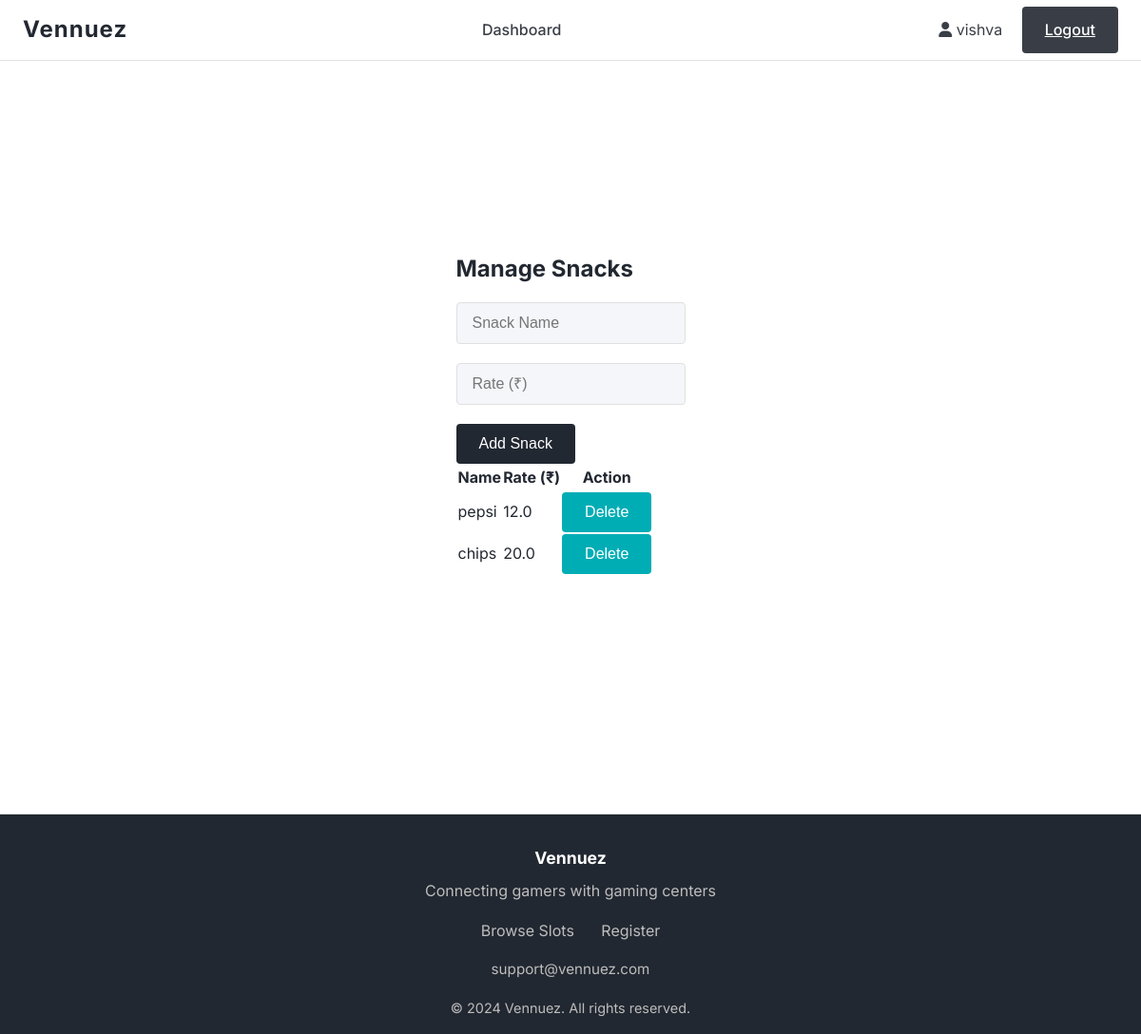
Page /owner/snacks (signed in) on the earlier database version.
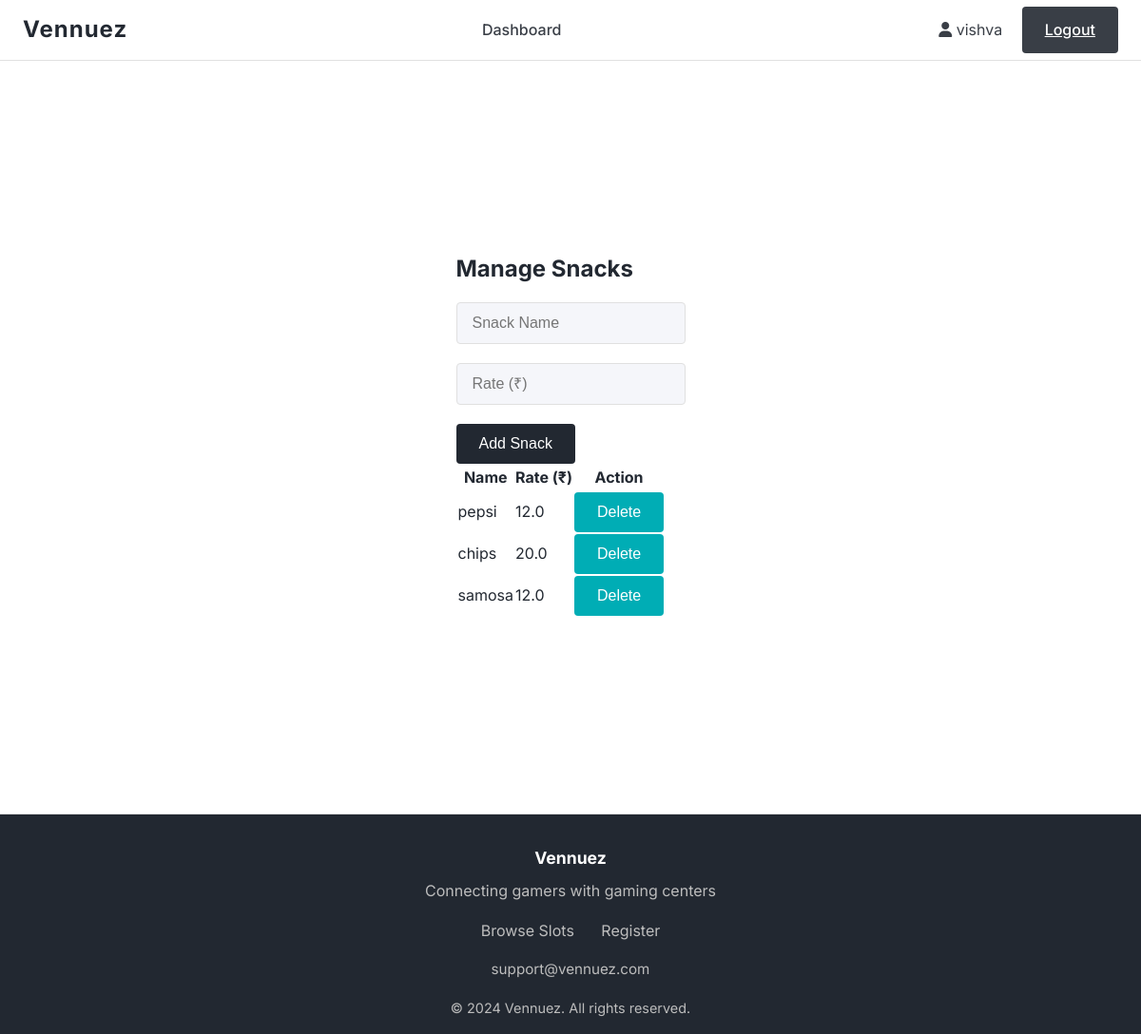
Same page on the later database version.
### models.py (models this page shows, shortened)
class Snack(db.Model):
    __tablename__ = 'snacks'
    id = db.Column(db.Integer, primary_key=True)
    owner_id = db.Column(db.Integer, db.ForeignKey('owners.id'), nullable=False)
    name = db.Column(db.String(100), nullable=False)
    rate = db.Column(db.Float, nullable=False)

### routes.py (the view, shortened to what this page needs)
@app.route('/owner/snacks', methods=['GET', 'POST'])
def manage_snacks():
    if 'user_id' not in session or session.get('user_type') != 'owner':
        flash('Please login as owner', 'error')
        return redirect(url_for('login'))
    owner_id = session['user_id']
    snacks = Snack.query.filter_by(owner_id=owner_id).all()
    return render_template('manage_snacks.html', snacks=snacks)

### templates/manage_snacks.html (shortened to what this page needs)
{% extends "base.html" %}
{% block content %}
<div class="container mt-4">
    <h2>Manage Snacks</h2>
    <form method="POST" class="row g-3 mb-4">
        <div class="col-md-5">
            <input type="text" name="name" class="form-control" placeholder="Snack Name" required>
        </div>
        <div class="col-md-5">
            <input type="number" name="rate" class="form-control" placeholder="Rate (₹)" step="0.01" min="0" required>
        </div>
        <div class="col-md-2">
            <button type="submit" class="btn btn-primary w-100">Add Snack</button>
        </div>
    </form>
    <table class="table table-bordered">
        <thead>
            <tr>
                <th>Name</th>
                <th>Rate (₹)</th>
                <th>Action</th>
            </tr>
        </thead>
        <tbody>
            {% for snack in snacks %}
            <tr>
                <td>{{ snack.name }}</td>
                <td>{{ snack.rate }}</td>
                <td>
                    <form method="POST" action="{{ url_for('delete_snack', snack_id=snack.id) }}" style="display:inline;">
                        <button type="submit" class="btn btn-danger btn-sm" onclick="return confirm('Delete this snack?');">Delete</button>
                    </form>
                </td>
            </tr>
            {% endfor %}
        </tbody>
    </table>
</div>
{% endblock %}

### templates/base.html (shortened to what this page needs)
<!DOCTYPE html>
<html lang="en">
<head>
    <link rel="stylesheet" href="{{ url_for('static', filename='css/main.css') }}">
    <link rel="stylesheet" href="https://cdnjs.cloudflare.com/ajax/libs/font-awesome/6.4.0/css/all.min.css">
</head>
<body>
    <header class="header">
        <div class="header-content">
            <a href="{{ url_for('index') }}" class="logo">
                Vennuez
            </a>
            <nav class="nav-links">
                {% if session.username and session.user_type == 'owner' %}
                    <a href="{{ url_for('dashboard') }}" class="{% if request.endpoint == 'dashboard' %}active{% endif %}">Dashboard</a>
                {% endif %}
            </nav>
            <div class="user-info">
                {% if session.username %}
                    <i class="fas fa-user"></i> {{ session.username }}
                    <a href="{{ url_for('logout') }}" class="btn btn-secondary" style="margin-left:1rem;">Logout</a>
                {% endif %}
            </div>
        </div>
    </header>
    <main class="main-content">
        <div class="container">
            {% block content %}{% endblock %}
        </div>
    </main>
    <footer class="footer">
        <div>
            <div style="font-weight:700; font-size:1.1rem;">Vennuez</div>
            <div style="margin:0.5rem 0; color:#bdbdbd;">Connecting gamers with gaming centers</div>
            <div style="margin:1rem 0;">
                <a href="{{ url_for('available_slots') }}" style="color:#bdbdbd; margin-right:1.5rem; text-decoration:none;">Browse Slots</a>
                <a href="{{ url_for('register') }}" style="color:#bdbdbd; text-decoration:none;">Register</a>
            </div>
            <div style="color:#bdbdbd; font-size:0.95rem;">support@vennuez.com</div>
            <div style="margin-top:1rem; color:#bdbdbd; font-size:0.9rem;">&copy; 2024 Vennuez. All rights reserved.</div>
        </div>
    </footer>
</body>
</html>

### static/css/main.css (style rules this page uses)
:root { --primary: #222831; --secondary: #393e46; --accent: #00adb5; --background: #fff; --text: #222831; --muted: #f5f6fa; --border: #e0e0e0; --success: #00b894; --danger: #e17055; }
* { margin: 0; padding: 0; box-sizing: border-box; }
html, body { height: 100%; overflow-x: hidden; }
body { font-family: 'Inter', Arial, sans-serif; background: var(--background); color: var(--text); min-height: 100vh; line-height: 1.6; }
.header { background: var(--background); border-bottom: 1px solid var(--border); position: fixed; top: 0; left: 0; right: 0; z-index: 1000; height: 64px; display: flex; align-items: center; }
.header-content { max-width: 1200px; width: 100%; margin: 0 auto; padding: 0 1.5rem; display: flex; align-items: center; justify-content: space-between; }
.logo { font-size: 1.5rem; font-weight: 700; color: var(--primary); text-decoration: none; letter-spacing: 1px; }
.nav-links { display: flex; gap: 1.5rem; align-items: center; }
.nav-links a { color: var(--secondary); text-decoration: none; font-weight: 500; padding: 0.5rem 0.75rem; border-radius: 4px; transition: background 0.2s, color 0.2s; }
.user-info { color: var(--secondary); font-size: 1rem; margin-left: 1.5rem; }
.btn { background: var(--accent); color: #fff; border: none; border-radius: 4px; padding: 0.5rem 1.25rem; font-size: 1rem; font-weight: 500; cursor: pointer; transition: background 0.2s; outline: none; }
.btn-secondary { background: var(--secondary); color: #fff; }
.main-content { flex: 1; margin-top: 72px; min-height: calc(100vh - 64px); display: flex; flex-direction: column; }
.container { max-width: 1200px; margin: 0 auto; padding: 96px 1.5rem 2rem 1.5rem; }
.form-control { width: 100%; padding: 0.75rem 1rem; border: 1px solid var(--border); border-radius: 4px; font-size: 1rem; margin-bottom: 1.25rem; background: var(--muted); color: var(--text); transition: border 0.2s; }
.btn { display: inline-flex; align-items: center; justify-content: center; padding: 0.75rem 1.5rem; border-radius: 0.25rem; font-weight: 500; cursor: pointer; transition: all 0.2s; border: none; }
.btn-primary { background: var(--primary); color: white; }
h1, h2, h3, h4, h5 { color: var(--primary); font-weight: 700; margin-bottom: 1rem; }
input, select, textarea { width: 100%; padding: 0.75rem 1rem; border: 1px solid var(--border); border-radius: 4px; font-size: 1rem; margin-bottom: 1.25rem; background: var(--muted); color: var(--text); transition: border 0.2s; }
.footer { background: var(--primary); color: #fff; text-align: center; padding: 2rem 1rem 1rem 1rem; margin-top: 3rem; border-top: 1px solid var(--border); }

Differences in the rows shown:
added Snack: name "samosa", rate "12.0"
